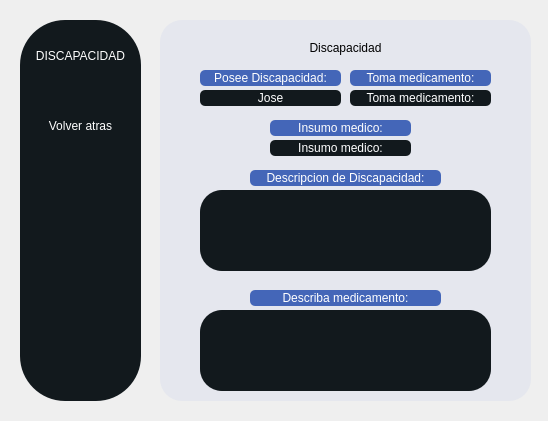
<?xml version="1.0" encoding="UTF-8"?>
<ui version="4.0">
 <class>Dialog</class>
 <widget class="QDialog" name="Dialog">
  <property name="geometry">
   <rect>
    <x>0</x>
    <y>0</y>
    <width>548</width>
    <height>421</height>
   </rect>
  </property>
  <property name="windowTitle">
   <string>Dialog</string>
  </property>
  <property name="styleSheet">
   <string notr="true">		background-color: qlineargradient(spread:pad, x1:0.063, y1:0.346591, x2:0.982955, y2:0.477, stop:0 rgba(85, 85, 255, 255), stop:1 rgba(0, 170, 255, 255));\n
</string>
  </property>
  <widget class="QFrame" name="frame_2">
   <property name="geometry">
    <rect>
     <x>160</x>
     <y>20</y>
     <width>371</width>
     <height>381</height>
    </rect>
   </property>
   <property name="styleSheet">
    <string notr="true">
background-color:#E5E7EE;
border-radius: 22px
</string>
   </property>
   <property name="frameShape">
    <enum>QFrame::StyledPanel</enum>
   </property>
   <property name="frameShadow">
    <enum>QFrame::Raised</enum>
   </property>
   <widget class="QLabel" name="label_19">
    <property name="geometry">
     <rect>
      <x>50</x>
      <y>20</y>
      <width>271</width>
      <height>16</height>
     </rect>
    </property>
    <property name="styleSheet">
     <string notr="true">QLabel{background-color:#E5E7EE;
color:#000000;
border-radius: 5px
}</string>
    </property>
    <property name="text">
     <string>Discapacidad</string>
    </property>
    <property name="alignment">
     <set>Qt::AlignCenter</set>
    </property>
   </widget>
   <widget class="QLabel" name="label_5">
    <property name="geometry">
     <rect>
      <x>40</x>
      <y>70</y>
      <width>141</width>
      <height>16</height>
     </rect>
    </property>
    <property name="styleSheet">
     <string notr="true">QLabel{
background-color:#12191D;
color: #ffffff;
border-radius:5px
}</string>
    </property>
    <property name="text">
     <string>Jose</string>
    </property>
    <property name="alignment">
     <set>Qt::AlignCenter</set>
    </property>
   </widget>
   <widget class="QLabel" name="label">
    <property name="geometry">
     <rect>
      <x>40</x>
      <y>50</y>
      <width>141</width>
      <height>16</height>
     </rect>
    </property>
    <property name="styleSheet">
     <string notr="true">QLabel{background-color:#4466B8;
color: rgb(255, 255, 255);
border-radius: 5px
}</string>
    </property>
    <property name="text">
     <string>Posee Discapacidad:</string>
    </property>
    <property name="alignment">
     <set>Qt::AlignCenter</set>
    </property>
   </widget>
   <widget class="QLabel" name="label_6">
    <property name="geometry">
     <rect>
      <x>110</x>
      <y>120</y>
      <width>141</width>
      <height>16</height>
     </rect>
    </property>
    <property name="styleSheet">
     <string notr="true">QLabel{
background-color:#12191D;
color: #ffffff;
border-radius:5px
}</string>
    </property>
    <property name="text">
     <string>Insumo medico:</string>
    </property>
    <property name="alignment">
     <set>Qt::AlignCenter</set>
    </property>
   </widget>
   <widget class="QLabel" name="label_2">
    <property name="geometry">
     <rect>
      <x>110</x>
      <y>100</y>
      <width>141</width>
      <height>16</height>
     </rect>
    </property>
    <property name="styleSheet">
     <string notr="true">QLabel{background-color:#4466B8;
color: rgb(255, 255, 255);
border-radius: 5px
}</string>
    </property>
    <property name="text">
     <string>Insumo medico:</string>
    </property>
    <property name="alignment">
     <set>Qt::AlignCenter</set>
    </property>
   </widget>
   <widget class="QLabel" name="label_7">
    <property name="geometry">
     <rect>
      <x>190</x>
      <y>70</y>
      <width>141</width>
      <height>16</height>
     </rect>
    </property>
    <property name="styleSheet">
     <string notr="true">QLabel{
background-color:#12191D;
color: #ffffff;
border-radius:5px
}</string>
    </property>
    <property name="text">
     <string>Toma medicamento:</string>
    </property>
    <property name="alignment">
     <set>Qt::AlignCenter</set>
    </property>
   </widget>
   <widget class="QLabel" name="label_3">
    <property name="geometry">
     <rect>
      <x>190</x>
      <y>50</y>
      <width>141</width>
      <height>16</height>
     </rect>
    </property>
    <property name="styleSheet">
     <string notr="true">QLabel{background-color:#4466B8;
color: rgb(255, 255, 255);
border-radius: 5px
}</string>
    </property>
    <property name="text">
     <string>Toma medicamento:</string>
    </property>
    <property name="alignment">
     <set>Qt::AlignCenter</set>
    </property>
   </widget>
   <widget class="QTextBrowser" name="textBrowser">
    <property name="geometry">
     <rect>
      <x>40</x>
      <y>170</y>
      <width>291</width>
      <height>81</height>
     </rect>
    </property>
    <property name="styleSheet">
     <string notr="true">QTextBrowser{


background-color:#12191D;
border-radius: 22px;

}</string>
    </property>
   </widget>
   <widget class="QLabel" name="label_4">
    <property name="geometry">
     <rect>
      <x>90</x>
      <y>150</y>
      <width>191</width>
      <height>16</height>
     </rect>
    </property>
    <property name="styleSheet">
     <string notr="true">QLabel{background-color:#4466B8;
color: rgb(255, 255, 255);
border-radius: 5px
}</string>
    </property>
    <property name="text">
     <string>Descripcion de Discapacidad:</string>
    </property>
    <property name="alignment">
     <set>Qt::AlignCenter</set>
    </property>
   </widget>
   <widget class="QLabel" name="label_8">
    <property name="geometry">
     <rect>
      <x>90</x>
      <y>270</y>
      <width>191</width>
      <height>16</height>
     </rect>
    </property>
    <property name="styleSheet">
     <string notr="true">QLabel{background-color:#4466B8;
color: rgb(255, 255, 255);
border-radius: 5px
}</string>
    </property>
    <property name="text">
     <string>Describa medicamento:</string>
    </property>
    <property name="alignment">
     <set>Qt::AlignCenter</set>
    </property>
   </widget>
   <widget class="QTextBrowser" name="textBrowser_2">
    <property name="geometry">
     <rect>
      <x>40</x>
      <y>290</y>
      <width>291</width>
      <height>81</height>
     </rect>
    </property>
    <property name="styleSheet">
     <string notr="true">QTextBrowser{


background-color:#12191D;
border-radius: 22px;

}</string>
    </property>
   </widget>
  </widget>
  <widget class="QFrame" name="frame">
   <property name="geometry">
    <rect>
     <x>20</x>
     <y>20</y>
     <width>121</width>
     <height>381</height>
    </rect>
   </property>
   <property name="styleSheet">
    <string notr="true">QFrame{

background-color:#12191D;
border-radius: 45px;
}</string>
   </property>
   <property name="frameShape">
    <enum>QFrame::StyledPanel</enum>
   </property>
   <property name="frameShadow">
    <enum>QFrame::Raised</enum>
   </property>
   <widget class="QLabel" name="label_20">
    <property name="geometry">
     <rect>
      <x>0</x>
      <y>20</y>
      <width>121</width>
      <height>31</height>
     </rect>
    </property>
    <property name="styleSheet">
     <string notr="true">QLabel{
color:rgb(255, 255, 255);
font: 11pt &quot;Comic Sans MS&quot;;
border-radius: 6px;
background-color: qlineargradient(spread:pad, x1:0, y1:0, x2:1, y2:1, stop:0 rgba(0, 0, 0, 0));

}</string>
    </property>
    <property name="text">
     <string>DISCAPACIDAD</string>
    </property>
    <property name="alignment">
     <set>Qt::AlignCenter</set>
    </property>
   </widget>
   <widget class="QPushButton" name="buttonVoceroNew_2">
    <property name="geometry">
     <rect>
      <x>0</x>
      <y>90</y>
      <width>121</width>
      <height>31</height>
     </rect>
    </property>
    <property name="styleSheet">
     <string notr="true">QPushButton{
border:qlineargradient(spread:pad, x1:0, y1:0, x2:1, y2:1, stop:0 rgba(0, 0, 0, 0), stop:1 rgba(255, 255, 255, 0));
background-color: qlineargradient(spread:pad, x1:0, y1:0, x2:1, y2:1, stop:0 rgba(0, 0, 0, 0), stop:1 rgba(255, 255, 255, 0));
color:rgb(255, 255, 255);
font-size: 12px
}

QPushButton:hover{
background-color:rgb(0, 170, 255);
color:rgb(255, 255, 255);
font-size: 12px;
}</string>
    </property>
    <property name="text">
     <string>Volver atras</string>
    </property>
    <property name="iconSize">
     <size>
      <width>20</width>
      <height>20</height>
     </size>
    </property>
   </widget>
  </widget>
 </widget>
 <resources/>
 <connections/>
</ui>
